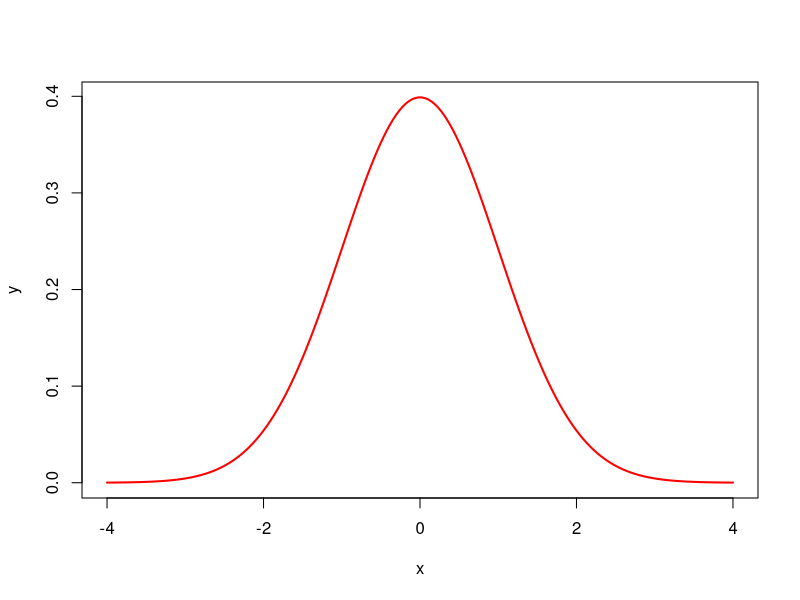
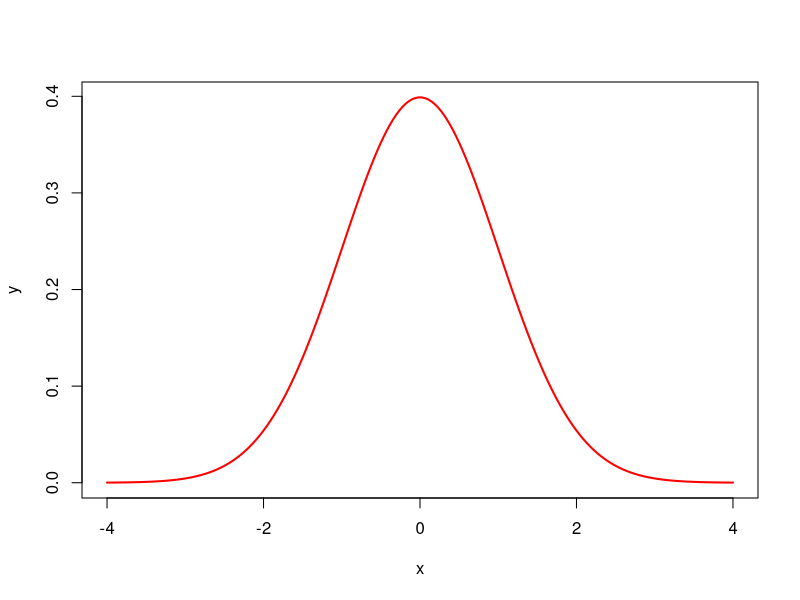
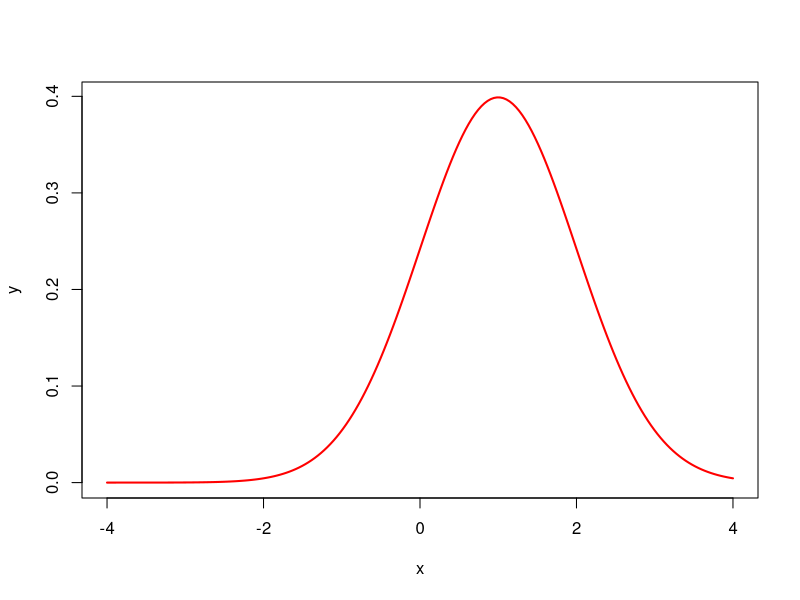
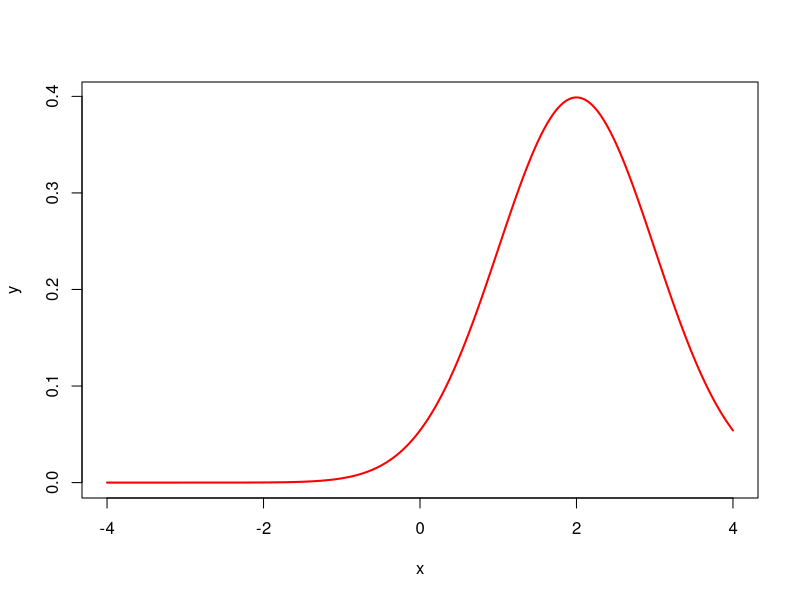
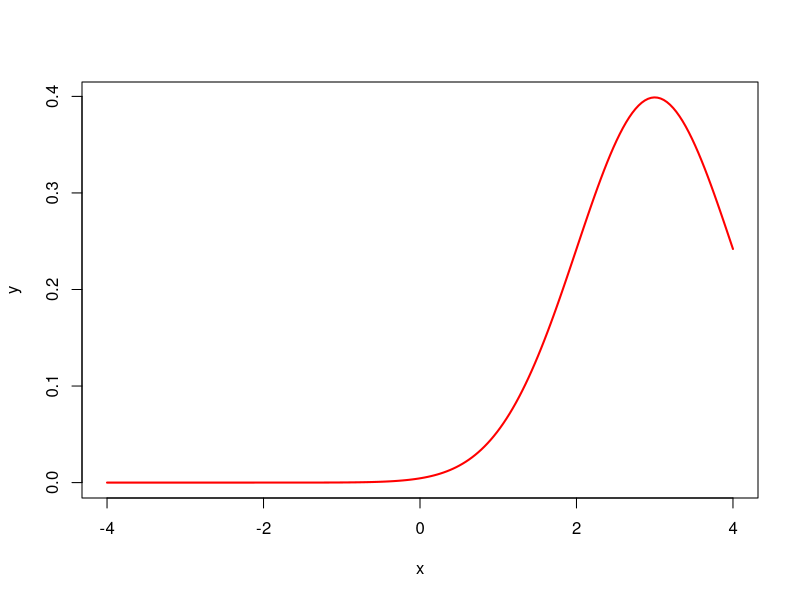
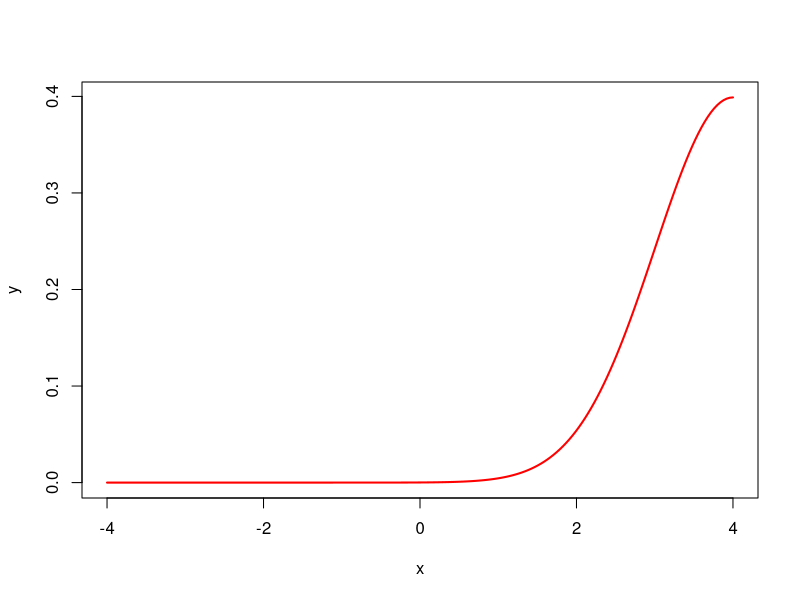
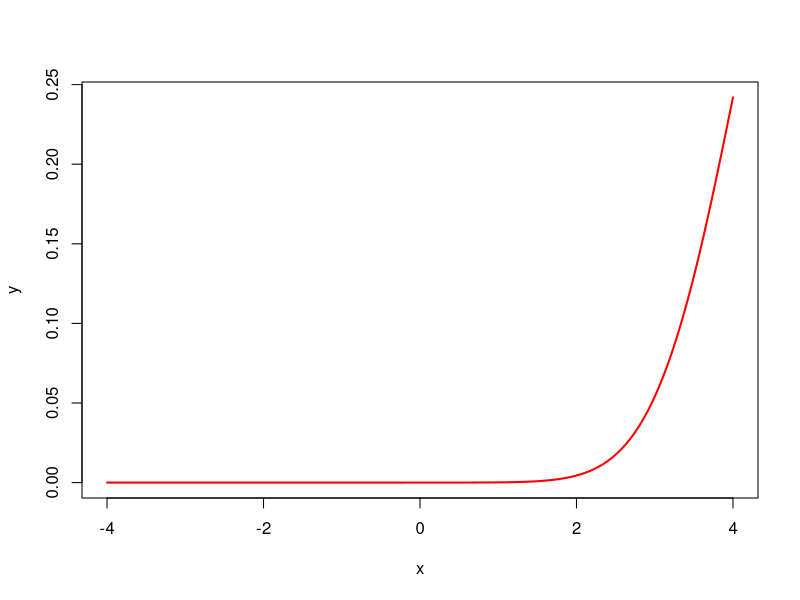
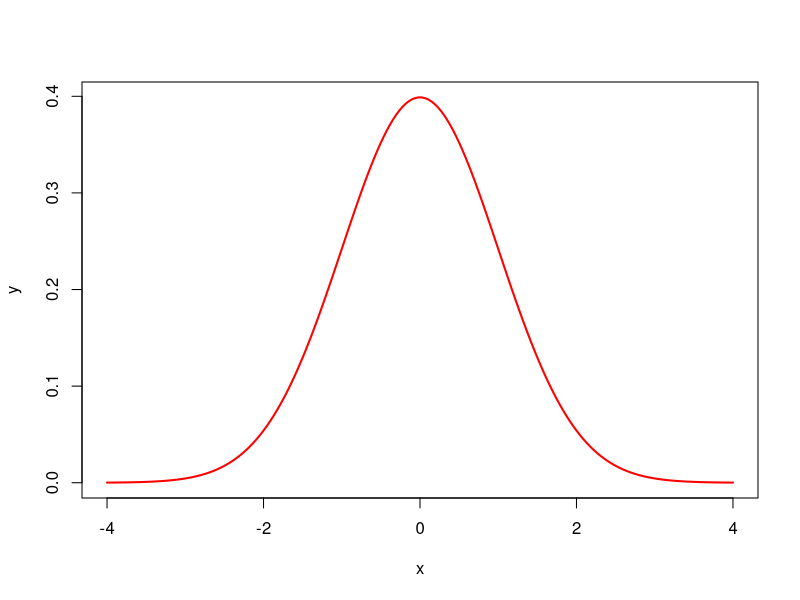

Recreate these plots in R, in order.
#:::::::::::::::::::::::NORMAL DISTRIBUTION::::::::::::::::::::::::::::::::::::#
# ******** THE PROBABILITY DENSITY FUNCTION ********:

x= seq(-4, 4, length=200)
y= 1/sqrt(2*pi)*exp(-x^2/2)
plot(x, y, type="l", lwd=2, col="red") 

# is the same as:

x = seq(-4, 4, length=200);
y = dnorm(x, mean=0, sd=1);
plot(x, y, type="l", lwd=2, col="red");

# Q: Check the effect of changing the mean and then the standard 
# deviation and notice the effects onthe normal distribution plots. 
# What kind of parameters are these?

# Increasing mean:
for (i in 1:5)
{
  x = seq(-4, 4, length=200);
  y = dnorm(x, mean=i, sd=1);
  plot(x, y, type="l", lwd=2, col="red");
}

# Increasing Standard Deviation:
i = 0;
for (i in 1:5)
{
  x = seq(-4, 4, length=200);
  y = dnorm(x, mean=0, sd=i);
  plot(x, y, type="l", lwd=2, col="red");
}

# Increasing Mean & Standard Deviation:
i = 0;
for (i in 1:5)
{
  x = seq(-4, 4, length=200);
  y = dnorm(x, mean=i, sd=i);
  plot(x, y, type="l", lwd=2, col="red");
}

# A: It is obvious that changing the mean will result in a shift of the graph,
# and changing the standard deviation will result in a scale of the graph.
# Changing both the mean and standard deviation will result in a shift and scale.
# The mean is the location parameter, and the variance is the shape parameter.

# ******** 68%-95%-99.7% Rule {Empirical Rule} ********:

# 1 SD From mean:
x=seq(-4,4,length=200)
y=dnorm(x)
plot(x,y,type="l", lwd=2, col="blue")
x=seq(-1,1,length=100)
y=dnorm(x)
polygon(c(-1,x,1),c(0,y,0),col="gray") 

pnorm(1,mean=0,sd=1)-pnorm(-1,mean=0,sd=1) 

# 2 SD From mean:
x=seq(-4,4,length=200)
y=dnorm(x)
plot(x,y,type="l", lwd=2, col="blue")
x=seq(-2,2,length=100)
y=dnorm(x)
polygon(c(-2,x,2),c(0,y,0),col="gray") 

pnorm(2,mean=0,sd=1)-pnorm(-2,mean=0,sd=1) 

# 3 SD From mean:
x=seq(-4,4,length=200)
y=dnorm(x)
plot(x,y,type="l", lwd=2, col="blue")
x=seq(-3,3,length=100)
y=dnorm(x)
polygon(c(-3,x,3),c(0,y,0),col="gray") 

pnorm(3,mean=0,sd=1)-pnorm(-3,mean=0,sd=1) 

# ******** TESTING QUANTILES ********:
qnorm(0.95, mean=0, sd=1)
#Hence, there is a 95% probability that a random number less than or equal to
# 1.645 is chosen from the standard normal distribution. 

qnorm(0.20, mean=0, sd=1)
# We now know that the probability of selecting a number from the standard 
# normal distribution that is greater than or equal to -0.842 is 0.80. 

# ******** DRAWING A RANDOM SAMPLE ********:
sample1 = rnorm(5000,10,4)
summary(sample1)
var(sample1)

# Q: Do these statistics match the parameters?
# A: Yes. We see that the mean is around 9.911, which is close to 10. We also see
# that sigma^2 = variance is around 16.16, which is close to sigma = 4.

#:::::::::::::::::::::::END NORMAL DISTRIBUTION:::::::::::::::::::::::::::::::::#

# PART (A):
#:::::::::::::::::::::::1-GAMMA DISTRIBUTION::::::::::::::::::::::::::::::::::::#
# ******** THE PROBABILITY DENSITY FUNCTION ********:

x= seq(0, 10, length=200)
alpha = 5; 
lamda = 2;
y= (x^(alpha-1)*exp(-lamda*x)*(lamda)^alpha / gamma(alpha));
plot(x, y, type="l", lwd=2, col="red") 

# is the same as:

x = seq(0, 10, length=200);
y=dgamma(x,5,2) 
plot(x, y, type="l", lwd=2, col="red");

# Q: Check the effect of changing the two parameters and notice the effects on
# the gamma distribution plot.
# What kind of parameters are these?

# Increasing alpha:
for (i in seq(5,25,5))
{
  x = seq(0, 10, length=200);
  y=dgamma(x,i,2) 
  plot(x, y, type="l", lwd=2, col="red");
}

# Increasing lamda = 1/beta:
i = 0;
for (i in seq(2,30,5))
{
  x = seq(0, 10, length=200);
  y=dgamma(x,5,i) 
  plot(x, y, type="l", lwd=2, col="red");
}

# A: It is obvious that changing alpha will result in a shift of the graph
# (and a slight scale). Changing lamda will result in a scale of the graph
# (and a slight shift).
# Alpha is the location parameter, and beta is the shape parameter.

# ******** TESTING QUANTILES ********:
qgamma(0.95, 5, 2)
#Hence, there is a 95% probability that a random number less than or equal to
# 4.577 is chosen from the gamma distribution. 

qgamma(0.20, 5,2)
# We now know that the probability of selecting a number from the 
# gamma distribution that is greater than or equal to 1.545 is 0.80. 

#:::::::::::::::::::::::END 1-GAMMA DISTRIBUTION:::::::::::::::::::::::::::::::::#

#:::::::::::::::::::::::1-EXPONENTIAL DISTRIBUTION::::::::::::::::::::::::::::::::::::#
# ******** THE PROBABILITY DENSITY FUNCTION ********:

# lamda = 2 
x = seq(0, 10, length=200);
y=dexp(x,2) 
plot(x, y, type="l", lwd=2, col="red");

# Q: Check the effect of changing the parameter and notice the effects on
# the exponential distribution plot.
# What kind of parameters are these?

# Increasing lamda = 1/beta:
i = 0;
for (i in seq(2,30,5))
{
  x = seq(0, 10, length=200);
  y=dexp(x,i) 
  plot(x, y, type="l", lwd=2, col="red");
}

# A: It is obvious that we cannot change alpha (no shift)
# But changing lamda will result in a scale of the graph (increase lambda, the graph becomes steeper)
# Thus lambda is the shape parameter.

# ******** TESTING QUANTILES ********:
qexp(0.95, 2)
#Hence, there is a 95% probability that a random number less than or equal to
# 1.498 is chosen from this distribution. 

qexp(0.20,2)
# We now know that the probability of selecting a number from this
# distribution that is greater than or equal to .112 is 0.80. 

#:::::::::::::::::::::::END 1-EXPONENTIAL DISTRIBUTION:::::::::::::::::::::::::::::::::#

#:::::::::::::::::::::::1-CHI-SQUARED DISTRIBUTION::::::::::::::::::::::::::::::::::::#
# ******** THE PROBABILITY DENSITY FUNCTION ********:

# x= seq(0, 10, length=200)
# alpha = 5; 
# lamda = 2;
# y= (x^(alpha-1)*exp(-lamda*x)*(lamda)^alpha / gamma(alpha));
# plot(x, y, type="l", lwd=2, col="red") 
# 
# # is the same as:

x = seq(0, 10, length=200);
y=dchisq(x, df=1) 
plot(x, y, type="l", lwd=2, col="red");

# Q: Check the effect of changing the parameter and notice the effects on
# the chi-squared distribution plot.
# What kind of parameters are these?

# Increasing df (degrees of freedom):
for (i in seq(1,25,5))
{
  x = seq(0, 10, length=200);
  y=dchisq(x, df=i) 
  plot(x, y, type="l", lwd=2, col="red");
}

# A: Increasing the degrees of freedom will cause both a scale and a shift. It is a location
# and scale parameter. 

# ******** TESTING QUANTILES ********:
qchisq(0.95, 1)
#Hence, there is a 95% probability that a random number less than or equal to
# 3.841 is chosen from the standard normal distribution. 

qchisq(0.20, 1)
# We now know that the probability of selecting a number from the standard 
# normal distribution that is greater than or equal to 0.0642 is 0.80. 

#:::::::::::::::::::::::END 1-CHI-SQUARED DISTRIBUTION:::::::::::::::::::::::::::::::::#

#:::::::::::::::::::::::1-BETA DISTRIBUTION::::::::::::::::::::::::::::::::::::#
# ******** THE PROBABILITY DENSITY FUNCTION ********:

x=seq(0,1,length=200)
y=dbeta(x,3,3)
plot(x,y,type="l",lwd=2,col="blue")

# Q: Check the effect of changing the two parameters and notice the effects on
# this distribution plot.
# What kind  of parameters are these?

# Increasing shape1:
i=0
for (i in seq(3,10,1))
{
  x=seq(0,1,length=200)
  y=dbeta(x,i,3)
  plot(x,y,type="l",lwd=2,col="blue")
}

# Increasing shape2:
i=0
for (i in seq(3,10,1))
{
  x=seq(0,1,length=200)
  y=dbeta(x,3,i)
  plot(x,y,type="l",lwd=2,col="blue")
}


# A: It is obvious that increasing shape1 causes a skewed-left graph and 
# increasing shape2 causes a skewed-right graph. They both shift and scale.
# Shape1 is the skewed-left location/shape parameter, and beta is the 
# skewed-right location/shape parameter.

# ******** TESTING QUANTILES ********:
qbeta(0.95,3,3)
#Hence, there is a 95% probability that a random number less than or equal to
# .811 is chosen from this distribution. 

qbeta(0.20,3,3)
# We now know that the probability of selecting a number from this 
#  distribution that is greater than or equal to .327 is 0.80. 

#:::::::::::::::::::::::END 2-BETA DISTRIBUTION:::::::::::::::::::::::::::::::::#

#:::::::::::::::::::::::2-UNIFORM DISTRIBUTION::::::::::::::::::::::::::::::::::::#
# ******** THE PROBABILITY DENSITY FUNCTION ********:

x=seq(0,1,length=200)
y=dunif(x, 0, 1)
plot(x,y,type="l",lwd=2,col="blue")

# Q: Check the effect of changing the two parameters and notice the effects on
# this distribution plot.
# What kind  of parameters are these?

# Increasing min:
i=0
for (i in seq(-25,0,5))
{
  x=seq(0,1,length=200)
  y=dunif(x, i, 1)
  plot(x,y,type="l",lwd=2,col="blue",ylim=c(0,3))
}

# Increasing max:
i=0
for (i in seq(1,25,5))
{
  x=seq(0,1,length=200)
  y=dunif(x, 0, i)
  plot(x,y,type="l",lwd=2,col="blue",ylim=c(0,3))
}


# A: It is obvious that increasing our min causes an enlarged scale, while  
# increasing our max causes a decreased scale. The graph remains between 0 and 1.
# Thus, the min and max are both scale parameters.

# ******** TESTING QUANTILES ********:
qunif(0.95,0,1)
#Hence, there is a 95% probability that a random number less than or equal to
# 0.95 is chosen from this distribution. 

qbeta(0.20,0,1)
# We now know that the probability of selecting a number from this 
#  distribution that is greater than or equal to 0 is 0.80. 

#:::::::::::::::::::::::END 2-UNIFORM DISTRIBUTION:::::::::::::::::::::::::::::::::#

#:::::::::::::::::::::::3-CAUCHY DISTRIBUTION::::::::::::::::::::::::::::::::::::#
# ******** THE PROBABILITY DENSITY FUNCTION ********:

x=seq(0,10,length=200)
y=dcauchy(x,100, 1)
plot(x,y,type="l",lwd=2,col="blue")

x=seq(0,10,length=200)
y=dcauchy(x,1/2, 1)
plot(x,y,type="l",lwd=2,col="blue")

# Q: Check the effect of changing the two parameters and notice the effects on
# this distribution plot.
# What kind  of parameters are these?

# Increasing first parameter:
i=0
for (i in seq(1/2,5,1))
{
  x=seq(0,10,length=200)
  y=dcauchy(x,i, 1)
  plot(x,y,type="l",lwd=2,col="blue",ylim=c(0,3))
}

# Increasing second parameter:
i=0
for (i in seq(1,5,1))
{
  x=seq(0,10,length=200)
  y=dcauchy(x,1/2, i)
  plot(x,y,type="l",lwd=2,col="blue",ylim=c(0,3))
}


# A: It is obvious that increasing our first parameter causes shift, while  
# increasing our second parameter causes a scale.
# Thus, the first parameter is a location parameter, while our second
# parameter is a scale parameter

# ******** TESTING QUANTILES ********:
qcauchy(0.95,100)
#Hence, there is a 95% probability that a random number less than or equal to
# 106.3138 is chosen from this distribution. 
qcauchy(0.95,1/2)
#Hence, there is a 95% probability that a random number less than or equal to
# 6.814 is chosen from this distribution. 


qcauchy(0.20,100)
# We now know that the probability of selecting a number from this 
# distribution that is greater than or equal to 98.62 is 0.80. 

qcauchy(0.20,1/2)
# We now know that the probability of selecting a number from this 
# distribution that is greater than or equal to 0.8763 is 0.80. 
#:::::::::::::::::::::::END 3-CAUCHY DISTRIBUTION:::::::::::::::::::::::::::::::::#

#:::::::::::::::::::::::4-WEIBULL DISTRIBUTION::::::::::::::::::::::::::::::::::::#
# ******** THE PROBABILITY DENSITY FUNCTION ********:

x=seq(0,10,length=200)
y=dweibull(x,3,3)
plot(x,y,type="l",lwd=2,col="blue")

# Q: Check the effect of changing the two parameters and notice the effects on
# this distribution plot.
# What kind  of parameters are these?

# Increasing first parameter:
i=0
for (i in seq(3,15,3))
{
  x=seq(0,10,length=200)
  y=dweibull(x,i,3)
  plot(x,y,type="l",lwd=2,col="blue",ylim=c(0,3))
}

# Increasing second parameter:
i=0
for (i in seq(3,10,1.5))
{
  x=seq(0,10,length=200)
  y=dweibull(x,3,i)
  plot(x,y,type="l",lwd=2,col="blue",ylim=c(0,3))
}


# A: It is obvious that increasing our first parameter causes a change in shape, while  
# increasing our second parameter causes a shift/scale
# Thus, the first parameter is a shape parameter, while our second
# parameter is a scale parameter

# ******** TESTING QUANTILES ********:
qweibull(0.95,3,3)
#Hence, there is a 95% probability that a random number less than or equal to
# 4.32 is chosen from this distribution. 

qweibull(0.20,3,3)
# We now know that the probability of selecting a number from this 
# distribution that is greater than or equal to 1.820 is 0.80. 

#:::::::::::::::::::::::END 4-WEIBULL DISTRIBUTION:::::::::::::::::::::::::::::::::#

# PART (B) - CHECKING EMPIRICAL RULES ON EACH DISTRIBUTION:

# GAMMA DISTRIBUTION
# ******** 68%-95%-99.7% Rule {Empirical Rule} ********:
# 1 SD From mean:
# First find mean, standard deviation, and set scale
mu = mean(rgamma(10000,5,2))
standd = sqrt(var(rgamma(10000,5,2)))
numDeviations = 1
standdScale = numDeviations * standd

x = seq(0, 10, length=200);
y=dgamma(x,5,2) 
plot(x, y, type="l", lwd=2, col="blue");
x=seq(mu - standdScale,mu + standdScale,length=200)
y=dgamma(x,5,2) 
polygon(c(mu - standdScale,x,mu + standdScale),c(0,y,0),col="gray") 

pgamma(mu + standdScale,5,2) - pgamma(mu - standdScale,5,2) 

# 2 SD From mean:
# First find mean, standard deviation, and set scale
mu = mean(rgamma(10000,5,2))
standd = sqrt(var(rgamma(10000,5,2)))
numDeviations = 2
standdScale = numDeviations * standd

x = seq(0, 10, length=200);
y=dgamma(x,5,2) 
plot(x, y, type="l", lwd=2, col="blue");
x=seq(mu - standdScale,mu + standdScale,length=200)
y=dgamma(x,5,2) 
polygon(c(mu - standdScale,x,mu + standdScale),c(0,y,0),col="gray") 

pgamma(mu + standdScale,5,2) - pgamma(mu - standdScale,5,2) 

# 3 SD From mean:
# First find mean, standard deviation, and set scale
mu = mean(rgamma(10000,5,2))
standd = sqrt(var(rgamma(10000,5,2)))
numDeviations = 3
standdScale = numDeviations * standd

x = seq(0, 10, length=200);
y=dgamma(x,5,2) 
plot(x, y, type="l", lwd=2, col="blue");
x=seq(mu - standdScale,mu + standdScale,length=200)
y=dgamma(x,5,2) 
polygon(c(mu - standdScale,x,mu + standdScale),c(0,y,0),col="gray") 

pgamma(mu + standdScale,5,2) - pgamma(mu - standdScale,5,2) 

# Looking at the above for this distribution, we see that it almost worked, but
# not just quite. So no.
# 1sd = 70.8%
# 2sd = 95.5%
# 3sd = 99.05%

# EXPONENTIAL DISTRIBUTION
# ******** 68%-95%-99.7% Rule {Empirical Rule} ********:
# 1 SD From mean:
# First find mean, standard deviation, and set scale
mu = mean(rexp(10000,2))
standd = sqrt(var(rexp(10000,2)))
numDeviations = 1
standdScale = numDeviations * standd

x = seq(0, 10, length=200);
y=dexp(x,2) 
plot(x, y, type="l", lwd=2, col="blue");
x=seq(mu - standdScale,mu + standdScale,length=200)
y=dexp(x,2) 
polygon(c(mu - standdScale,x,mu + standdScale),c(0,y,0),col="gray") 

pexp(mu + standdScale,2) - pexp(mu - standdScale,2) 

# 2 SD From mean:
# First find mean, standard deviation, and set scale
mu = mean(rexp(10000,2))
standd = sqrt(var(rexp(10000,2)))
numDeviations = 2
standdScale = numDeviations * standd

x = seq(0, 10, length=200);
y=dexp(x,2) 
plot(x, y, type="l", lwd=2, col="blue");
x=seq(mu - standdScale,mu + standdScale,length=200)
y=dexp(x,2) 
polygon(c(mu - standdScale,x,mu + standdScale),c(0,y,0),col="gray") 

pexp(mu + standdScale,2) - pexp(mu - standdScale,2) 

# 3 SD From mean:
# First find mean, standard deviation, and set scale
mu = mean(rexp(10000,2))
standd = sqrt(var(rexp(10000,2)))
numDeviations = 3
standdScale = numDeviations * standd

x = seq(0, 10, length=200);
y=dexp(x,2) 
plot(x, y, type="l", lwd=2, col="blue");
x=seq(mu - standdScale,mu + standdScale,length=200)
y=dexp(x,2) 
polygon(c(mu - standdScale,x,mu + standdScale),c(0,y,0),col="gray") 

pexp(mu + standdScale,2) - pexp(mu - standdScale,2) 

# Looking at the above for this distribution, we see that NO it does not work.
# 1sd = 85%
# 2sd = 95.0%
# 3sd = 97.99%

# CHI SQUARED DISTRIBUTION
# ******** 68%-95%-99.7% Rule {Empirical Rule} ********:
# 1 SD From mean:
# First find mean, standard deviation, and set scale
mu = mean(rchisq(10000,df=1))
standd = sqrt(var(rchisq(10000,df=1)))
numDeviations = 1
standdScale = numDeviations * standd

x = seq(0, 10, length=200);
y=dchisq(x,df=1) 
plot(x, y, type="l", lwd=2, col="blue");
x=seq(mu - standdScale,mu + standdScale,length=200)
y=dchisq(x,df=1) 
polygon(c(mu - standdScale,x,mu + standdScale),c(0,y,0),col="gray") 

pchisq(mu + standdScale,1) - pchisq(mu - standdScale,1) 

# 2 SD From mean:
# First find mean, standard deviation, and set scale
mu = mean(rchisq(10000,df=1))
standd = sqrt(var(rchisq(10000,df=1)))
numDeviations = 2
standdScale = numDeviations * standd

x = seq(0, 10, length=200);
y=dchisq(x,df=1) 
plot(x, y, type="l", lwd=2, col="blue");
x=seq(mu - standdScale,mu + standdScale,length=200)
y=dchisq(x,df=1) 
polygon(c(mu - standdScale,x,mu + standdScale),c(0,y,0),col="gray") 

pchisq(mu + standdScale,1) - pchisq(mu - standdScale,1) 

# 3 SD From mean:
# First find mean, standard deviation, and set scale
mu = mean(rchisq(10000,df=1))
standd = sqrt(var(rchisq(10000,df=1)))
numDeviations = 3
standdScale = numDeviations * standd

x = seq(0, 10, length=200);
y=dchisq(x,df=1) 
plot(x, y, type="l", lwd=2, col="blue");
x=seq(mu - standdScale,mu + standdScale,length=200)
y=dchisq(x,df=1) 
polygon(c(mu - standdScale,x,mu + standdScale),c(0,y,0),col="gray") 

pchisq(mu + standdScale,1) - pchisq(mu - standdScale,1) 

# Looking at the above for this distribution, we see that NO it does not work.
# 1sd = 88.1%
# 2sd = 94.98%
# 3sd = 97.83%

# BETA DISTRIBUTION
# ******** 68%-95%-99.7% Rule {Empirical Rule} ********:
# 1 SD From mean:
# First find mean, standard deviation, and set scale
mu = mean(rbeta(10000,3,3))
standd = sqrt(var(rbeta(10000,3,3)))
numDeviations = 1
standdScale = numDeviations * standd

x = seq(0, 1, length=200);
y=dbeta(x,3,3) 
plot(x, y, type="l", lwd=2, col="blue");
x=seq(mu - standdScale,mu + standdScale,length=200)
y=dbeta(x,3,3) 
polygon(c(mu - standdScale,x,mu + standdScale),c(0,y,0),col="gray") 

pbeta(mu + standdScale,3,3) - pbeta(mu - standdScale,3,3) 

# 2 SD From mean:
# First find mean, standard deviation, and set scale
mu = mean(rbeta(10000,3,3))
standd = sqrt(var(rbeta(10000,3,3)))
numDeviations = 2
standdScale = numDeviations * standd

x = seq(0, 1, length=200);
y=dbeta(x,3,3) 
plot(x, y, type="l", lwd=2, col="blue");
x=seq(mu - standdScale,mu + standdScale,length=200)
y=dbeta(x,3,3) 
polygon(c(mu - standdScale,x,mu + standdScale),c(0,y,0),col="gray") 

pbeta(mu + standdScale,3,3) - pbeta(mu - standdScale,3,3) 

# 3 SD From mean:
# First find mean, standard deviation, and set scale
mu = mean(rbeta(10000,3,3))
standd = sqrt(var(rbeta(10000,3,3)))
numDeviations = 3
standdScale = numDeviations * standd

x = seq(0, 1, length=200);
y=dbeta(x,3,3) 
plot(x, y, type="l", lwd=2, col="blue");
x=seq(mu - standdScale,mu + standdScale,length=200)
y=dbeta(x,3,3) 
polygon(c(mu - standdScale,x,mu + standdScale),c(0,y,0),col="gray") 

pbeta(mu + standdScale,3,3) - pbeta(mu - standdScale,3,3) 

# Looking at the above for this distribution, we see that NO it does not work.
# 1sd = 64.6%
# 2sd = 96.7%
# 3sd = 100%

# UNIFORM DISTRIBUTION
# ******** 68%-95%-99.7% Rule {Empirical Rule} ********:
# 1 SD From mean:
# First find mean, standard deviation, and set scale
mu = mean(runif(10000,0,1))
standd = sqrt(var(runif(10000,0,1)))
numDeviations = 1
standdScale = numDeviations * standd

x = seq(0, 1, length=200);
y=dunif(x,0,1) 
plot(x, y, type="l", lwd=2, col="blue");
x=seq(mu - standdScale,mu + standdScale,length=200)
y=dunif(x,0,1) 
polygon(c(mu - standdScale,x,mu + standdScale),c(0,y,0),col="gray") 

punif(mu + standdScale,0,1) - punif(mu - standdScale,0,1) 

# 2 SD From mean:
# First find mean, standard deviation, and set scale
mu = mean(runif(10000,0,1))
standd = sqrt(var(runif(10000,0,1)))
numDeviations = 2
standdScale = numDeviations * standd

x = seq(0, 1, length=200);
y=dunif(x,0,1) 
plot(x, y, type="l", lwd=2, col="blue");
x=seq(mu - standdScale,mu + standdScale,length=200)
y=dunif(x,0,1) 
polygon(c(mu - standdScale,x,mu + standdScale),c(0,y,0),col="gray") 

punif(mu + standdScale,0,1) - punif(mu - standdScale,0,1) 

# 3 SD From mean:
# First find mean, standard deviation, and set scale
mu = mean(runif(10000,0,1))
standd = sqrt(var(runif(10000,0,1)))
numDeviations = 3
standdScale = numDeviations * standd

x = seq(0, 1, length=200);
y=dunif(x,0,1) 
plot(x, y, type="l", lwd=2, col="blue");
x=seq(mu - standdScale,mu + standdScale,length=200)
y=dunif(x,0,1) 
polygon(c(mu - standdScale,x,mu + standdScale),c(0,y,0),col="gray") 

punif(mu + standdScale,0,1) - punif(mu - standdScale,0,1) 
# Looking at the above for this distribution, we see that NO it does not work.
# 1sd = 58.4%
# 2sd = 100%
# 3sd = 100%

# CAUCHY DISTRIBUTION
# ******** 68%-95%-99.7% Rule {Empirical Rule} ********:
# 1 SD From mean:
# First find mean, standard deviation, and set scale
mu = mean(rcauchy(10000,100,1))
standd = sqrt(var(rcauchy(10000,100,1)))
numDeviations = 1
standdScale = numDeviations * standd

x = seq(0, 10, length=200);
y=dcauchy(x,100,1) 
plot(x, y, type="l", lwd=2, col="blue");
x=seq(mu - standdScale,mu + standdScale,length=200)
y=dcauchy(x,100,1) 
polygon(c(mu - standdScale,x,mu + standdScale),c(0,y,0),col="gray") 

pcauchy(mu + standdScale,100,1) - pcauchy(mu - standdScale,100,1) 

# 2 SD From mean:
# First find mean, standard deviation, and set scale
mu = mean(rcauchy(10000,100,1))
standd = sqrt(var(rcauchy(10000,100,1)))
numDeviations = 2
standdScale = numDeviations * standd

x = seq(0, 10, length=200);
y=dcauchy(x,100,1) 
plot(x, y, type="l", lwd=2, col="blue");
x=seq(mu - standdScale,mu + standdScale,length=200)
y=dcauchy(x,100,1) 
polygon(c(mu - standdScale,x,mu + standdScale),c(0,y,0),col="gray") 

pcauchy(mu + standdScale,100,1) - pcauchy(mu - standdScale,100,1) 

# 3 SD From mean:
# First find mean, standard deviation, and set scale
mu = mean(rcauchy(10000,100,1))
standd = sqrt(var(rcauchy(10000,100,1)))
numDeviations = 3
standdScale = numDeviations * standd

x = seq(0, 10, length=200);
y=dcauchy(x,100,1) 
plot(x, y, type="l", lwd=2, col="blue");
x=seq(mu - standdScale,mu + standdScale,length=200)
y=dcauchy(x,100,1) 
polygon(c(mu - standdScale,x,mu + standdScale),c(0,y,0),col="gray") 

pcauchy(mu + standdScale,100,1) - pcauchy(mu - standdScale,100,1) 

# Looking at the above for this distribution, we see that NO it does not work.
# 1sd = 98.21%
# 2sd = 99.81%
# 3sd = 99.99%

# WEIBULL DISTRIBUTION
# ******** 68%-95%-99.7% Rule {Empirical Rule} ********:
# 1 SD From mean:
# First find mean, standard deviation, and set scale
mu = mean(rweibull(10000,3,3))
standd = sqrt(var(rweibull(10000,3,3)))
numDeviations = 1
standdScale = numDeviations * standd

x = seq(0, 10, length=200);
y=dweibull(x,3,3) 
plot(x, y, type="l", lwd=2, col="blue");
x=seq(mu - standdScale,mu + standdScale,length=200)
y=dweibull(x,3,3) 
polygon(c(mu - standdScale,x,mu + standdScale),c(0,y,0),col="gray") 

pweibull(mu + standdScale,3,3) - pweibull(mu - standdScale,3,3) 

# 2 SD From mean:
# First find mean, standard deviation, and set scale
mu = mean(rweibull(10000,3,3))
standd = sqrt(var(rweibull(10000,3,3)))
numDeviations = 2
standdScale = numDeviations * standd

x = seq(0, 10, length=200);
y=dweibull(x,3,3) 
plot(x, y, type="l", lwd=2, col="blue");
x=seq(mu - standdScale,mu + standdScale,length=200)
y=dweibull(x,3,3) 
polygon(c(mu - standdScale,x,mu + standdScale),c(0,y,0),col="gray") 

pweibull(mu + standdScale,3,3) - pweibull(mu - standdScale,3,3) 

# 3 SD From mean:
# First find mean, standard deviation, and set scale
mu = mean(rweibull(10000,3,3))
standd = sqrt(var(rweibull(10000,3,3)))
numDeviations = 3
standdScale = numDeviations * standd

x = seq(0, 10, length=200);
y=dweibull(x,3,3) 
plot(x, y, type="l", lwd=2, col="blue");
x=seq(mu - standdScale,mu + standdScale,length=200)
y=dweibull(x,3,3) 
polygon(c(mu - standdScale,x,mu + standdScale),c(0,y,0),col="gray") 

pweibull(mu + standdScale,3,3) - pweibull(mu - standdScale,3,3)  

# Looking at the above for this distribution, we see that althought it is close,
# it does not work.
# 1sd = 66.72%
# 2sd = 96.17%
# 3sd = 99.86%


#PART C: Take a random sample of size 2000 from each distribution.
# Calculate its mean and standard deviation. Does is match the closed 
# form of Expected value and Variance derived in class

# GAMMA
sample = rgamma(2000, 5, 2)
summary(sample)
var(sample)
sqrt(var(sample))

mean=5 * .5; mean
var=5 * .5^2; var
stddev=sqrt(var); stddev

# Yes. We see that the mean and variance closely match the expected value
# and variance equations we derived in class.

# EXPONENTIAL
sample = rexp(2000, 2)
summary(sample)
var(sample)
sqrt(var(sample))

mean=1 / 2; mean
var=1 / (2^2); var
stddev=sqrt(var); stddev

# Yes. We see that the mean and variance closely match the expected value
# and variance equations we derived in class.

# CHI-SQUARED
sample = rchisq(2000, df=1)
summary(sample)
var(sample)
sqrt(var(sample)) #standard dev

mean=1; mean #b/c E[x] = n = 1
var=2; var #b/c Var[x] = 2n = 2
stddev=sqrt(var); stddev

# Yes. We see that the mean and variance closely match the expected value
# and variance equations we derived in class.

# BETA
sample = rbeta(2000, 3,3)
summary(sample)
var(sample)
sqrt(var(sample)) #standard dev

mean=3/(3+3); mean #b/c E[x] = a/(a+b)
var=(3*3)/((3+3)^2*(3+3+1)); var #b/c Var[x] = ab/((a+b)^2 (a+b+1))
stddev=sqrt(var); stddev

# Yes. We see that the mean and variance closely match the expected value
# and variance equations we derived in class.

# UNIFORM
sample = runif(2000, 0,1)
summary(sample)
var(sample)
sqrt(var(sample)) #standard dev

mean=(1+0)/2; mean #b/c E[x] = (a+b)/2
var=(1-0)^2/12; var #b/c Var[x] = (b-a)^2/12
stddev=sqrt(var); stddev

# Yes. We see that the mean and variance closely match the expected value
# and variance equations we derived in class.

# # CAUCHY
# sample = rcauchy(2000, 100,1)
# summary(sample)
# var(sample)
# sqrt(var(sample)) #standard dev
# 
# mean=
# var=
# stddev=sqrt(var); stddev
# 
# sample = rcauchy(2000, 1/2,1)
# summary(sample)
# var(sample)
# sqrt(var(sample)) #standard dev
# 
# mean=
# var=
# stddev=sqrt(var); stddev
# 
# 
# # ??? We see that the mean and variance closely match the expected value
# # and variance equations we derived in class (IN BOTH CASES).
# 
# # WEIBULL
# sample = rweibull(2000, 3,3)
# summary(sample)
# var(sample)
# sqrt(var(sample)) #standard dev
# 
# mean=gamma(1/3 + 1); mean #b/c E[x] = Gamma(1/alpha + 1)
# var=gamma(2/3 + 1) - (gamma(1/3 + 1))^2; var #b/c Var[x] = Gamma(2/alpha + 1) - Gamma^2(1/alpha +1)
# stddev=sqrt(var); stddev
# 
# # Yes. We see that the mean and variance closely match the expected value
# # and variance equations we derived in class.



